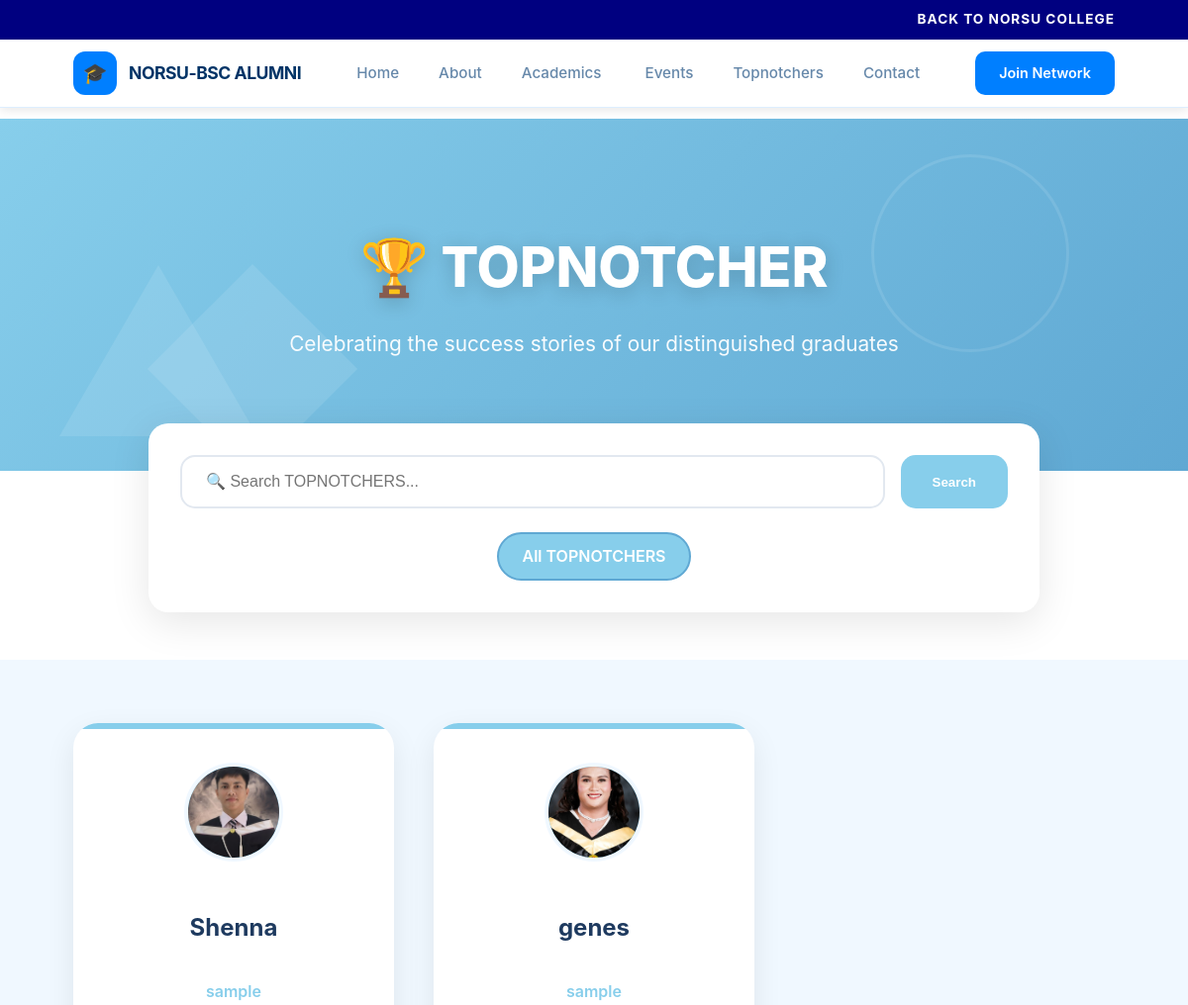
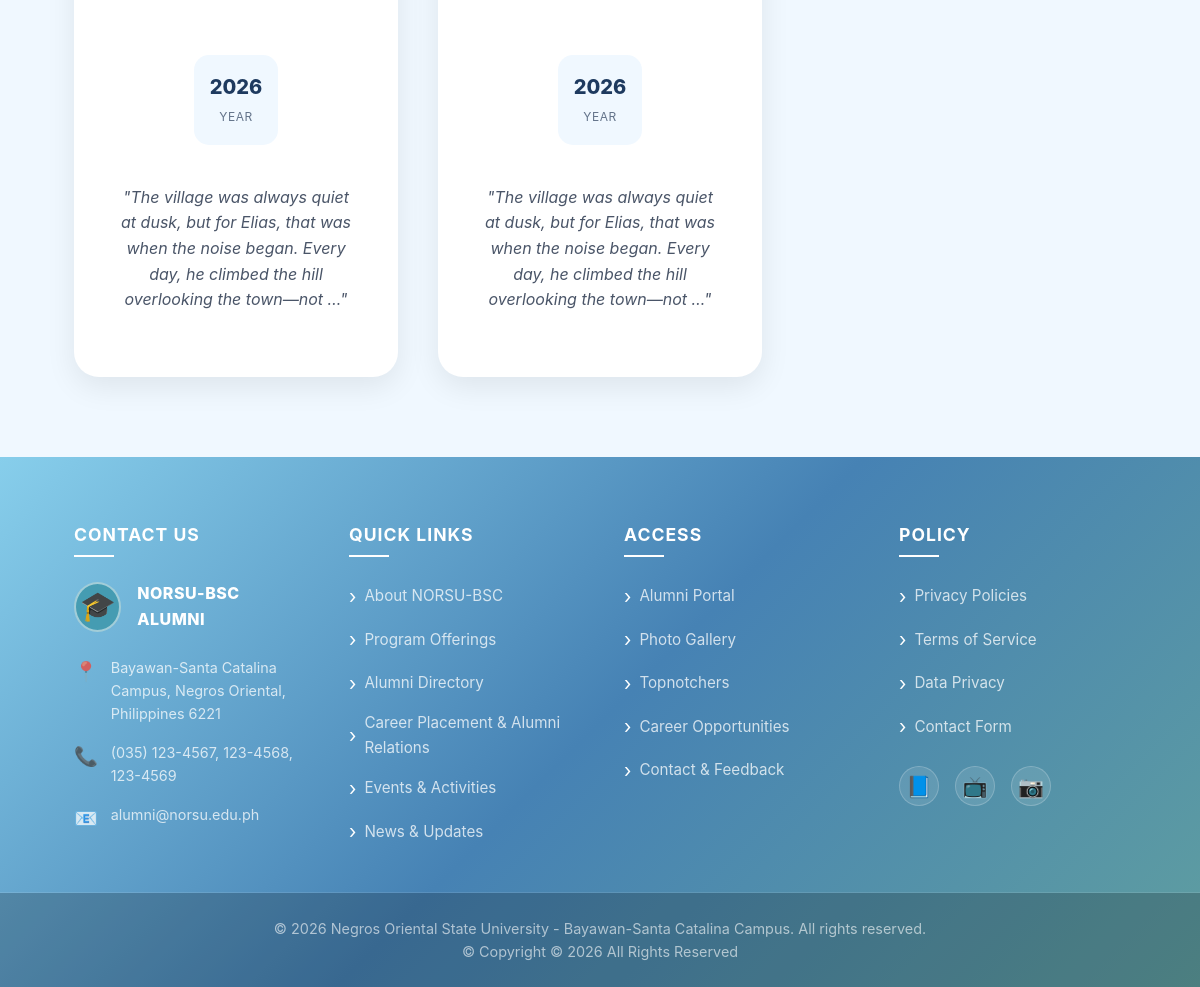
The page /alumni/achievements/ on the database its author committed (2 pictures, top to bottom).
### dashboard/models.py (models this page shows, shortened)
class AlumniSuccessStory(models.Model):
    STATUS_CHOICES = [
        ('draft', 'Draft'),
        ('published', 'Published'),
        ('archived', 'Archived'),
    ]
    alumni_name = models.CharField(max_length=255)
    achievement = models.CharField(max_length=255)
    description = models.TextField()
    image = models.ImageField(upload_to='alumni/success_stories/', blank=True, null=True)
    status = models.CharField(max_length=20, choices=STATUS_CHOICES, default='published')
    created_at = models.DateTimeField(default=timezone.now)
    updated_at = models.DateTimeField(auto_now=True)
    class Meta:
        verbose_name_plural = 'Alumni Success Stories'
        ordering = ['-created_at']

### dashboard/views.py (the view)
# urls.py: path('alumni/achievements/', views.alumni_achievements, name='achievements'),
def alumni_achievements(request):
    achievements = AlumniSuccessStory.objects.filter(status='published').order_by('-created_at')
    search = request.GET.get('search')
    if search:
        achievements = achievements.filter(Q(alumni_name__icontains=search) | Q(achievement__icontains=search) | Q(description__icontains=search))
    context = {
        'notable_alumni': achievements,
    }
    return render(request, 'dashboard/alumni/achievements.html', context)

### dashboard/templates/dashboard/alumni/achievements.html (shortened to what this page needs)
{% extends 'dashboard/alumni/base.html' %}
{% load static %}
{% block content %}
<section class="achievements-hero">
    <div class="geometric-shape shape-circle"></div>
    <div class="geometric-shape shape-triangle"></div>
    <div class="geometric-shape shape-square"></div>
    <div class="container">
        <div class="hero-content"><br>
            <h1 class="hero-title">🏆 TOPNOTCHER</h1>
            <p class="hero-subtitle">Celebrating the success stories of our distinguished graduates</p>
        </div>
    </div>
</section>
<div class="container">
    <div class="search-filter-section">
        <form method="GET" action="{% url 'achievements' %}" class="search-box">
            <input type="text" name="search" id="searchInput" class="search-input" placeholder="🔍 Search TOPNOTCHERS..." value="{{ request.GET.search|default:'' }}">
            <button type="submit" class="search-btn">Search</button>
        </form>
        <div class="filter-tags">
            <a href="{% url 'achievements' %}" class="filter-tag {% if not selected_category %}active{% endif %}">All TOPNOTCHERS</a>
        </div>
    </div>
</div>
<section class="achievements-container">
    <div class="container">
        <div class="alumni-grid">
            {% for alumni in notable_alumni %}
            <div class="alumni-card">
                <div class="alumni-photo-container">
                    {% if alumni.image %}
                    <img src="{{ alumni.image.url }}" alt="{{ alumni.alumni_name }}" class="alumni-photo">
                    {% else %}
                    <div class="alumni-photo">{{ alumni.alumni_name|first|default:"🏆" }}</div>
                    {% endif %}
                </div>
                <h3 class="alumni-name">{{ alumni.alumni_name }}</h3>
                <p class="alumni-profession">{{ alumni.achievement }}</p>
                <div class="alumni-stats">
                    <div class="stat-item">
                        <span class="stat-value">{{ alumni.created_at|date:"Y" }}</span>
                        <span class="stat-label">Year</span>
                    </div>
                </div>
                <p class="alumni-story">"{{ alumni.description|truncatewords:25 }}"</p>
            </div>
            {% empty %}
            <div class="empty-state">
                <div class="empty-icon">🏆</div>
                <h2 style="color: #1e3a5f; margin-bottom: 1rem;">No TOPNOTCHERS Yet</h2>
                <p style="color: #4a5568;">Check back soon for inspiring success stories from our graduates!</p>
            </div>
            {% endfor %}
        </div>
    </div>
</section>
{% endblock %}

### dashboard/templates/dashboard/alumni/statistic/css/style.css (style rules this page uses)
* { margin: 0; padding: 0; box-sizing: border-box; }
body { font-family: -apple-system, BlinkMacSystemFont, 'Segoe UI', Roboto, Oxygen, Ubuntu, Cantarell, sans-serif; line-height: 1.6; color: #333; background: #F0F8FF; min-height: 100vh; }
.container { max-width: 1200px; margin: 0 auto; padding: 0 20px; }
.hero-content { max-width: 600px; }
.search-input { flex: 1; padding: 1rem; border: none; border-radius: 25px; font-size: 1rem; }
.alumni-card { background: white; padding: 1.5rem; border-radius: 15px; box-shadow: 0 4px 15px rgba(0,0,0,0.1); display: flex; align-items: center; gap: 1.5rem; margin-bottom: 1rem; }
:root { --primary-azure: #87CEEB; --primary-azure-dark: #5DADE2; --primary-azure-light: #B0E0F6; --bg-white: #FFFFFF; --bg-light: #F8FBFF; --bg-secondary: #F0F8FF; --text-dark: #2C3E50; --text-medium: #5A6C7D; --text-light: #95A5A6; --text-white: #FFFFFF; --shadow-sm: 0 2px 8px rgba(135, 206, 235, 0.15); --shadow-md: 0 4px 15px rgba(135, 206, 235, 0.2); --shadow-lg: 0 8px 30px rgba(135, 206, 235, 0.25); --shadow-xl: 0 15px 50px rgba(135, 206, 235, 0.3); }
body { overflow-x: hidden; }

### dashboard/templates/dashboard/alumni/base.html (style rules this page uses)
:root { --azure-blue: #007FFF; --azure-light: #E0F2FF; --lily-white: #FFFFFF; --text-dark: #003366; --text-muted: #6688AA; --border-color: #DDEEFF; }
* { margin: 0; padding: 0; box-sizing: border-box; }
body { font-family: 'Inter', -apple-system, BlinkMacSystemFont, 'Segoe UI', Roboto, sans-serif; padding-top: 120px; background-color: var(--lily-white); color: var(--text-dark); line-height: 1.6; }
.container { max-width: 1100px; margin: 0 auto; padding: 0 24px; }

### rows shown on the page
AlumniSuccessStory: image (picture), alumni_name "Shenna", achievement "sample", created_at "2026", description "The village was always quiet at dusk, but for Elias, that was when the noise began. Every day, he climbed the hill overlooking the town—not …"
AlumniSuccessStory: image (picture), alumni_name "genes", achievement "sample", created_at "2026", description "The village was always quiet at dusk, but for Elias, that was when the noise began. Every day, he climbed the hill overlooking the town—not …"
